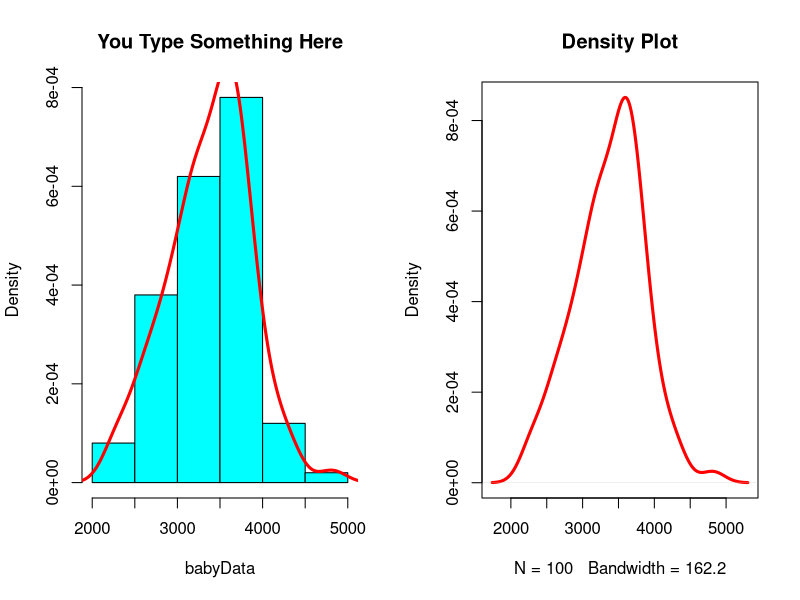

Write the R code that produced this figure.
# Created on 
# Course work: 
# @author: Vedha
# Source:
# https://github.com/kiat/R-Examples/blob/master/Module-1-Example-4.R


babyData <- rnorm(100, mean = 3500, sd=500)


# Create two plots side by cide 
# First we set the par
par(mfrow=c(1,2)) # Make device region 1 by 2

# Here the first plot which is a histogram 
hist(babyData, prob=TRUE, col="cyan", main="You Type Something Here")

# Line is not a plot command so that it goes to the previous plot command. 
lines(density(babyData),lwd=3,col="red")

# Here is the second plot command
plot(density(babyData),lwd=3,col="red",main="")

# now the title 
title(main="Density Plot")

# And now set back the par to the originial setting. 
# This step is a good practice so that you set the par back to what it was. 
par(mfrow=c(1,1))